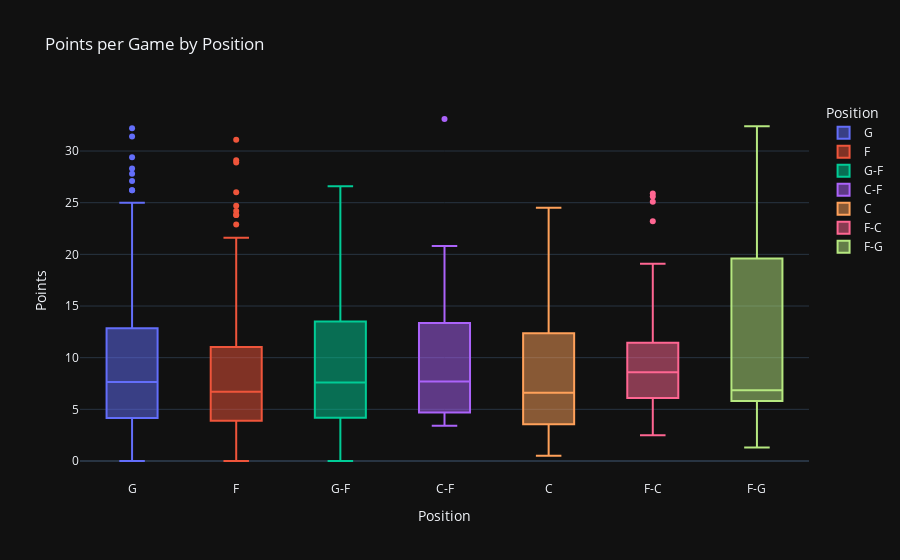

Notebook code cell kept with this figure:
### Markdown cell above
# Making some charts

### Code cell
px.box(filtered_df,
       x = 'POSITION',
       y = 'PTS',
       color = 'POSITION',
       hover_name='PLAYER_NAME',
       title = 'Points per Game by Position',
       labels = {'PTS':'Points', 'POSITION': 'Position'},
       category_orders = {'Pos':('G', 'G-F', 'F-G', 'F', 'F-C', 'C-F', 'C')},
       template='plotly_dark')

### Figure 1 — Plotly figure (JSON) as saved in the notebook; plotly's stock layout.template omitted (floating-point values rounded to 4 significant figures; data arrays with more than 128 entries replaced by an {"elided": "..."} marker saying what was removed)
{"data": [{"alignmentgroup": "True", "hovertemplate": "<b>%{hovertext}</b><br><br>Position=%{x}<br>Points=%{y}<extra></extra>", "hovertext": {"elided": "208 str values"}, "legendgroup": "G", "marker": {"color": "#636efa"}, "name": "G", "notched": false, "offsetgroup": "G", "orientation": "v", "showlegend": true, "type": "box", "x": {"elided": "208 str values"}, "x0": " ", "xaxis": "x", "y": {"elided": "208 float values"}, "y0": " ", "yaxis": "y"}, {"alignmentgroup": "True", "hovertemplate": "<b>%{hovertext}</b><br><br>Position=%{x}<br>Points=%{y}<extra></extra>", "hovertext": {"elided": "157 str values"}, "legendgroup": "F", "marker": {"color": "#EF553B"}, "name": "F", "notched": false, "offsetgroup": "F", "orientation": "v", "showlegend": true, "type": "box", "x": {"elided": "157 str values"}, "x0": " ", "xaxis": "x", "y": {"elided": "157 float values"}, "y0": " ", "yaxis": "y"}, {"alignmentgroup": "True", "hovertemplate": "<b>%{hovertext}</b><br><br>Position=%{x}<br>Points=%{y}<extra></extra>", "hovertext": ["Aaron Nesmith", "Amir Coffey", "Andre Iguodala", "Andrew Nembhard", "Ben Simmons", "Bennedict Mathurin", "Bruce Brown", "Damion Lee", "DeMar DeRozan", "Devin Vassell", "Dillon Brooks", "Dylan Windler", "Evan Fournier", "Furkan Korkmaz", "Garrett Temple", "Gary Trent Jr.", "Jalen Williams", "Jarrett Culver", "Jaylen Brown", "Joe Harris", "Joe Wieskamp", "Justin Champagnie", "Kenrich Williams", "Kevin Huerter", "Kevin Porter Jr.", "Lonnie Walker IV", "Matisse Thybulle", "Max Strus", "Mikal Bridges", "Nicolas Batum", "PJ Dozier", "Reggie Bullock", "Romeo Langford", "Shake Milton", "Sterling Brown", "Svi Mykhailiuk", "Terance Mann", "Terrence Ross", "Theo Pinson", "Tim Hardaway Jr.", "Troy Brown Jr.", "Ty Jerome", "Yuta Watanabe"], "legendgroup": "G-F", "marker": {"color": "#00cc96"}, "name": "G-F", "notched": false, "offsetgroup": "G-F", "orientation": "v", "showlegend": true, "type": "box", "x": ["G-F", "G-F", "G-F", "G-F", "G-F", "G-F", "G-F", "G-F", "G-F", "G-F", "G-F", "G-F", "G-F", "G-F", "G-F", "G-F", "G-F", "G-F", "G-F", "G-F", "G-F", "G-F", "G-F", "G-F", "G-F", "G-F", "G-F", "G-F", "G-F", "G-F", "G-F", "G-F", "G-F", "G-F", "G-F", "G-F", "G-F", "G-F", "G-F", "G-F", "G-F", "G-F", "G-F"], "x0": " ", "xaxis": "x", "y": [10.1, 3.4, 2.1, 9.5, 6.9, 16.7, 11.5, 8.2, 24.5, 18.5, 14.3, 1.7, 6.1, 3.8, 2, 17.4, 14.1, 4.4, 26.6, 7.6, 1, 2.2, 8, 15.2, 19.2, 11.7, 4.1, 11.5, 20.1, 6.1, 1.4, 7.2, 6.9, 8.4, 0, 6.9, 8.8, 8.3, 2.4, 14.4, 7.1, 6.9, 5.6], "y0": " ", "yaxis": "y"}, {"alignmentgroup": "True", "hovertemplate": "<b>%{hovertext}</b><br><br>Position=%{x}<br>Points=%{y}<extra></extra>", "hovertext": ["Al Horford", "Bam Adebayo", "Bol Bol", "Charles Bassey", "Goga Bitadze", "Isaiah Hartenstein", "JaVale McGee", "Jaxson Hayes", "Joel Embiid", "Kai Jones", "Karl-Anthony Towns", "Luke Kornet", "Mitchell Robinson", "Myles Turner", "Naz Reid", "Robert Williams III", "Thomas Bryant", "Udoka Azubuike", "Wendell Carter Jr.", "Willy Hernangomez"], "legendgroup": "C-F", "marker": {"color": "#ab63fa"}, "name": "C-F", "notched": false, "offsetgroup": "C-F", "orientation": "v", "showlegend": true, "type": "box", "x": ["C-F", "C-F", "C-F", "C-F", "C-F", "C-F", "C-F", "C-F", "C-F", "C-F", "C-F", "C-F", "C-F", "C-F", "C-F", "C-F", "C-F", "C-F", "C-F", "C-F"], "x0": " ", "xaxis": "x", "y": [9.8, 20.4, 9.1, 5.7, 4.4, 5, 4.4, 5, 33.1, 3.4, 20.8, 3.8, 7.4, 18, 11.5, 8, 9.8, 3.5, 15.2, 6.9], "y0": " ", "yaxis": "y"}, {"alignmentgroup": "True", "hovertemplate": "<b>%{hovertext}</b><br><br>Position=%{x}<br>Points=%{y}<extra></extra>", "hovertext": ["Alex Len", "Alperen Sengun", "Andre Drummond", "Bismack Biyombo", "Boban Marjanovic", "Brook Lopez", "Chance Comanche", "Christian Koloko", "Clint Capela", "Damian Jones", "Day'Ron Sharpe", "DeAndre Jordan", "Deandre Ayton", "Dewayne Dedmon", "Evan Mobley", "Gorgui Dieng", "Ivica Zubac", "Jakob Poeltl", "Jalen Duren", "James Wiseman", "Jarrett Allen", "Jay Huff", "Jericho Sims", "Jock Landale", "Jonas Valanciunas", "Jusuf Nurkic", "Khem Birch", "Luka Garza", "Mark Williams", "Marko Simonovic", "Mfiondu Kabengele", "Micah Potter", "Mo Bamba", "Moses Brown", "Neemias Queta", "Nic Claxton", "Nick Richards", "Nikola Jokic", "Nikola Vucevic", "Olivier Sarr", "Omer Yurtseven", "Orlando Robinson", "Robin Lopez", "Rudy Gobert", "Steven Adams", "Vernon Carey Jr.", "Walker Kessler"], "legendgroup": "C", "marker": {"color": "#FFA15A"}, "name": "C", "notched": false, "offsetgroup": "C", "orientation": "v", "showlegend": true, "type": "box", "x": ["C", "C", "C", "C", "C", "C", "C", "C", "C", "C", "C", "C", "C", "C", "C", "C", "C", "C", "C", "C", "C", "C", "C", "C", "C", "C", "C", "C", "C", "C", "C", "C", "C", "C", "C", "C", "C", "C", "C", "C", "C", "C", "C", "C", "C", "C", "C"], "x0": " ", "xaxis": "x", "y": [1.7, 14.8, 6, 4.3, 3.3, 15.9, 7, 3.1, 12, 3.5, 4.7, 5.1, 18, 5.2, 16.2, 3.9, 10.8, 12.5, 9.1, 10, 14.3, 7.3, 3.4, 6.6, 14.1, 13.3, 2.2, 6.5, 9, 0.9, 1.5, 3.4, 6.6, 4.3, 2.4, 12.6, 8.2, 24.5, 17.6, 4, 4.4, 3.7, 3, 13.4, 8.6, 0.5, 9.2], "y0": " ", "yaxis": "y"}, {"alignmentgroup": "True", "hovertemplate": "<b>%{hovertext}</b><br><br>Position=%{x}<br>Points=%{y}<extra></extra>", "hovertext": ["Anthony Davis", "Bruno Fernando", "Chimezie Metu", "Chris Boucher", "Cody Zeller", "Daniel Gafford", "Daniel Theis", "Dario Saric", "Dean Wade", "Domantas Sabonis", "Drew Eubanks", "Dwight Powell", "Frank Kaminsky", "Isaiah Stewart", "JaMychal Green", "Jalen McDaniels", "Jalen Smith", "Jaren Jackson Jr.", "John Collins", "Julius Randle", "Kelly Olynyk", "Kevin Love", "Kristaps Porzingis", "Larry Nance Jr.", "Lauri Markkanen", "Mason Plumlee", "Meyers Leonard", "Mike Muscala", "Montrezl Harrell", "Moritz Wagner", "Nathan Knight", "Onyeka Okongwu", "Sandro Mamukelashvili", "Santi Aldama", "Zach Collins", "Zeke Nnaji"], "legendgroup": "F-C", "marker": {"color": "#FF6692"}, "name": "F-C", "notched": false, "offsetgroup": "F-C", "orientation": "v", "showlegend": true, "type": "box", "x": ["F-C", "F-C", "F-C", "F-C", "F-C", "F-C", "F-C", "F-C", "F-C", "F-C", "F-C", "F-C", "F-C", "F-C", "F-C", "F-C", "F-C", "F-C", "F-C", "F-C", "F-C", "F-C", "F-C", "F-C", "F-C", "F-C", "F-C", "F-C", "F-C", "F-C", "F-C", "F-C", "F-C", "F-C", "F-C", "F-C"], "x0": " ", "xaxis": "x", "y": [25.9, 3.9, 4.9, 9.4, 6.5, 9, 7, 6.4, 4.7, 19.1, 6.6, 6.7, 2.5, 11.3, 6.4, 9.4, 9.4, 18.6, 13.1, 25.1, 12.5, 8.2, 23.2, 6.8, 25.6, 10.8, 4.8, 6.1, 5.6, 10.5, 3.7, 9.9, 6.1, 9, 11.6, 5.2], "y0": " ", "yaxis": "y"}, {"alignmentgroup": "True", "hovertemplate": "<b>%{hovertext}</b><br><br>Position=%{x}<br>Points=%{y}<extra></extra>", "hovertext": ["Cam Reddish", "Danuel House Jr.", "De'Andre Hunter", "Isaac Okoro", "Jayson Tatum", "Joe Ingles", "Justin Holiday", "Justise Winslow", "KZ Okpala", "Keldon Johnson", "Kelly Oubre Jr.", "Kyle Anderson", "Luka Doncic", "Nassir Little", "Oshae Brissett", "RJ Barrett", "Rudy Gay", "Stanley Johnson"], "legendgroup": "F-G", "marker": {"color": "#B6E880"}, "name": "F-G", "notched": false, "offsetgroup": "F-G", "orientation": "v", "showlegend": true, "type": "box", "x": ["F-G", "F-G", "F-G", "F-G", "F-G", "F-G", "F-G", "F-G", "F-G", "F-G", "F-G", "F-G", "F-G", "F-G", "F-G", "F-G", "F-G", "F-G"], "x0": " ", "xaxis": "x", "y": [9.7, 4.8, 15.4, 6.4, 30.1, 6.9, 4.5, 6.8, 1.3, 22, 20.3, 9.4, 32.4, 6.6, 6.1, 19.6, 5.2, 5.8], "y0": " ", "yaxis": "y"}], "layout": {"boxmode": "overlay", "legend": {"title": {"text": "Position"}, "tracegroupgap": 0}, "title": {"text": "Points per Game by Position"}, "xaxis": {"anchor": "y", "categoryarray": ["G", "F", "G-F", "C-F", "C", null, "F-C", "F-G"], "categoryorder": "array", "domain": [0, 1], "title": {"text": "Position"}}, "yaxis": {"anchor": "x", "domain": [0, 1], "title": {"text": "Points"}}}}
